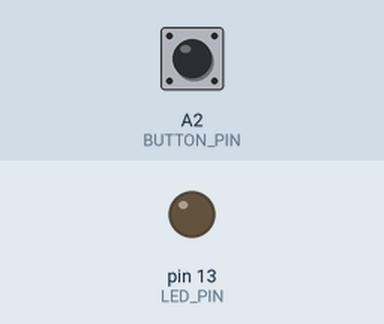
The sketch below on a simulated Arduino Uno, built with avr-gcc and run on an emulated ATmega328P. Parts: output pins drawn as LEDs (lit = HIGH). The inputs (shaded band) are chosen by the test bench; at power-on: A2 (BUTTON_PIN) HIGH.

Above: at 1.2 s.
1.3 s: A2 (BUTTON_PIN) pulled LOW for 0.15 s
At 3.1 s:
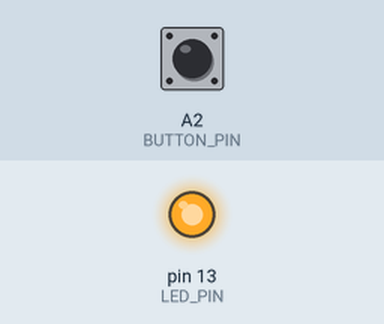
Timing chart, 0 to 4.6 s (numbered marks = the images above; inputs shaded):
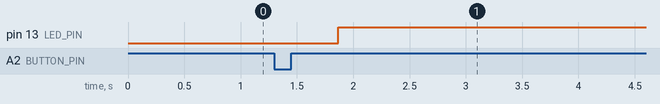

The sketch:

botton_test.ino
```cpp
/*
 * A demo that combines the techniques of ClickVersusDoubleClickUsingReleased
 * and ClickVersusDoubleClickUsingSuppression by using both event types to
 * trigger a "Clicked". I think this is the best of both worlds. If someone does
 * a simple Press/Release, the Release gets triggered. If someone does a quick
 * click, then a Click gets triggers (after a delay to wait for the potential
 * DoubleClick).
 *
 * See Also:
 *    examples/ClickVersusDoubleClickUsingReleased/
 *    examples/ClickVersusDoubleClickUsingSuppression/
 */

#include <AceButton.h>
using namespace ace_button;

// The pin number attached to the button.
const int BUTTON_PIN = A2;

#ifdef ESP32
  // Different ESP32 boards use different pins
  const int LED_PIN = 2;
#else
  const int LED_PIN = LED_BUILTIN;
#endif

// LED states. Some microcontrollers wire their built-in LED the reverse.
const int LED_ON = HIGH;
const int LED_OFF = LOW;

// One button wired to the pin at BUTTON_PIN. Automatically uses the default
// ButtonConfig. The alternative is to call the AceButton::init() method in
// setup() below.
AceButton button(BUTTON_PIN);

void handleEvent(AceButton*, uint8_t, uint8_t);

void setup() {
  // initialize built-in LED as an output
  pinMode(LED_PIN, OUTPUT);

  // Button uses the built-in pull up register.
  pinMode(BUTTON_PIN, INPUT_PULLUP);

  ButtonConfig* buttonConfig = button.getButtonConfig();
  buttonConfig->setEventHandler(handleEvent);
  buttonConfig->setFeature(ButtonConfig::kFeatureDoubleClick);
  buttonConfig->setFeature(
      ButtonConfig::kFeatureSuppressClickBeforeDoubleClick);
  buttonConfig->setFeature(ButtonConfig::kFeatureSuppressAfterClick);
  buttonConfig->setFeature(ButtonConfig::kFeatureSuppressAfterDoubleClick);
}

void loop() {
  // Should be called every 20ms or faster for the default debouncing time
  // of ~50ms.
  button.check();
}

// The event handler for the button.
void handleEvent(AceButton* /* button */, uint8_t eventType,
    uint8_t /* buttonState */) {
  switch (eventType) {
    case AceButton::kEventClicked:
    case AceButton::kEventReleased:
      digitalWrite(LED_PIN, LED_ON);
      break;
    case AceButton::kEventDoubleClicked:
      digitalWrite(LED_PIN, LED_OFF);
      break;
  }
}
```

Measured:
- after the input at 1.3 s, pin 13 (LED_PIN): LOW → HIGH after 0.57 s
